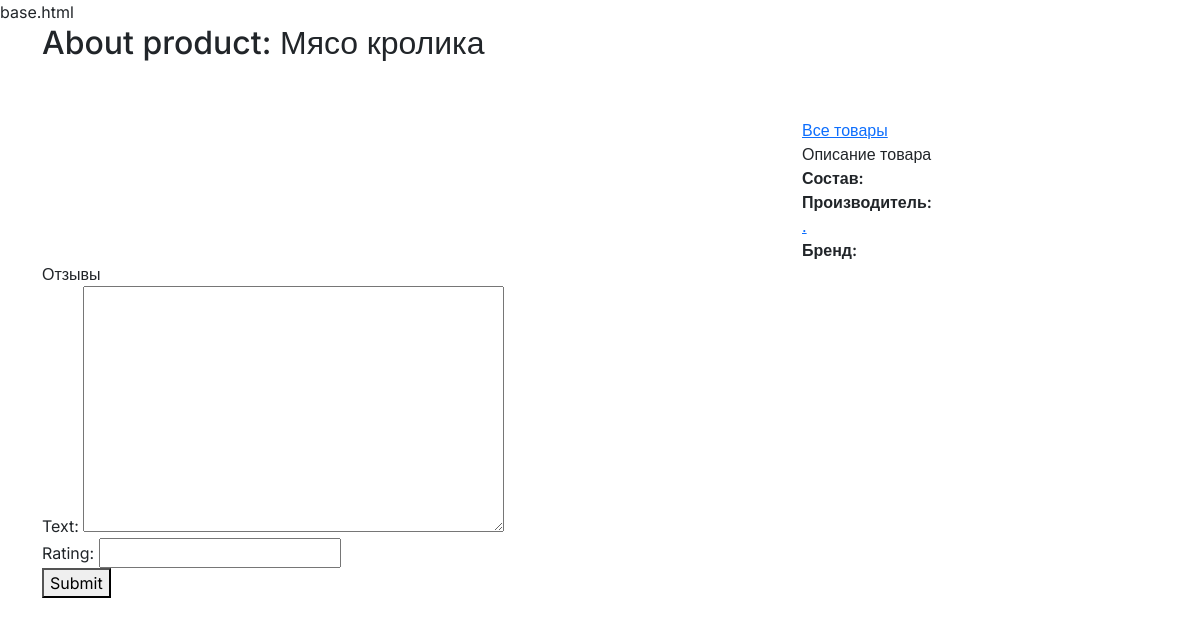
Page /product/about_product/1/ (signed in) on the earlier database version.
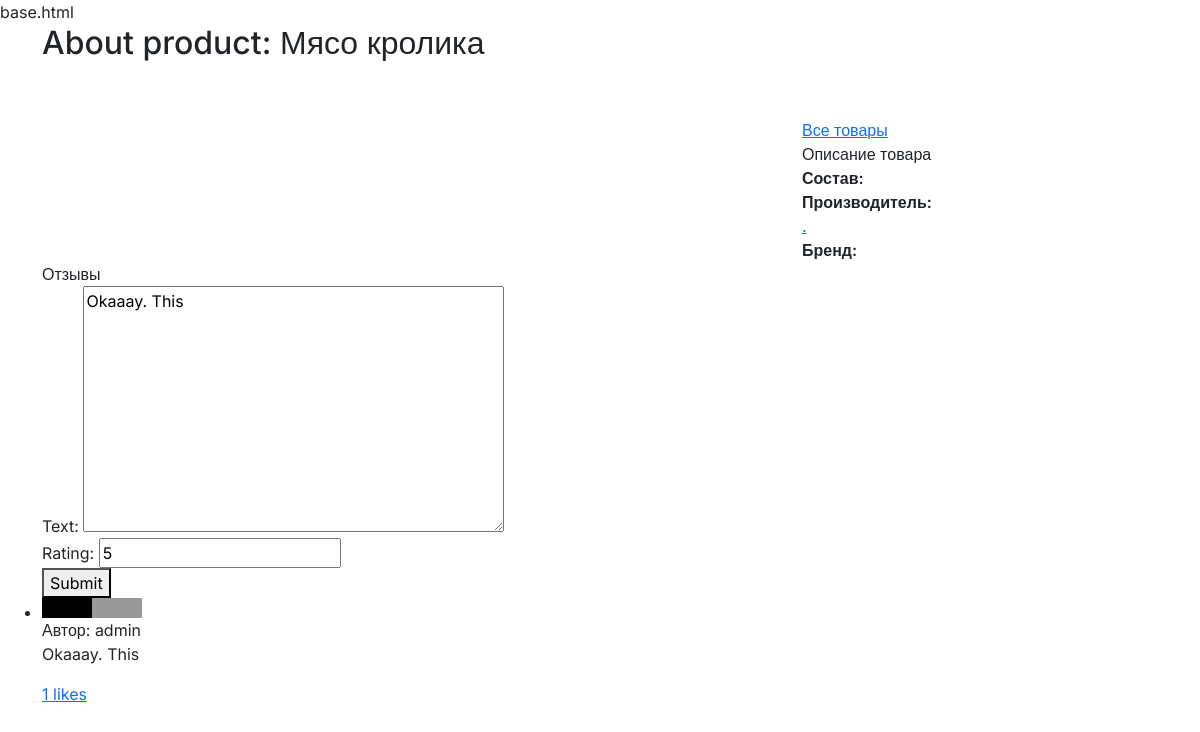
Same page on the later database version.
### product/models.py (models this page shows, shortened)
class ProductReview(models.Model):
    user = models.ForeignKey(User, on_delete=models.CASCADE)
    product = models.ForeignKey(Product, on_delete=models.CASCADE, related_name="reviews")
    text = models.TextField(max_length=1000)
    rating = models.IntegerField()
    class Meta:
        constraints = [
            models.UniqueConstraint(
                fields=["user", "product"], name="product_review__constraint"),
            models.CheckConstraint(
                check=Q(rating__gte=0) & Q(rating__lte=10),
                name="rating_check",
                violation_error_message="Provide rating value between 0 and 10"
            )
        ]

### product/views.py (the view)
# urls.py: path("about_product/<int:product_id>/", views.about_product, name="about_product"),
def about_product(request, product_id):
    product = get_object_or_404(Product, pk=product_id)
    if request.user:
        try:
            product_review = ProductReview.objects.get(
                user=request.user, product=product)
        except ProductReview.DoesNotExist:
            product_review = ProductReview(product=product, user=request.user)
        if request.method == "POST":
            product_review_form = ProductReviewForm(
                data=request.POST, instance=product_review)
            if product_review_form.is_valid():
                product_review_form.save()
        else:
            product_review_form = ProductReviewForm(instance=product_review)
    return render(request, "product/about.html", {"product": product, "product_review_form": product_review_form})

### product/forms.py
class ProductReviewForm(forms.ModelForm):
    class Meta:
        model = ProductReview
        exclude = ["user", "product"]

### product/templates/product/about.html (shortened to what this page needs)
{% extends "base.html" %}
{% block content %}
  <div class="container">
    <h2>About product: {{ product.title }}</h2>
    <div class="row pt-5">
      <div class="col-8">
        <div class="w-100">{% include "product/about__image_gallery.html" with product=product %}</div>
      </div>
      <div class="col-4">
        <a href="{% url "product:index" %}">Все товары</a>
        <div>
          <div>Описание товара</div>
          <div>
            <div class="text-1">Состав:</div>
          </div>
          <div>
            <div class="text-1">Производитель:</div>
            <a href="{% url "product:index" %}?manufacturer={{product.manufacturer.id}}">
              {{ product.manufacturer.title }}. {{ product.manufacturer.country }}
            </a>
          </div>
          <div>
            <div class="text-1">Бренд:</div>
          </div>
        </div>
      </div>
    </div>
    <div class="row">
      <div>Отзывы</div>
      <form action="{{ request.get_full_path|urlencode }}" method="post">
        {{ product_review_form }}
        <button type="submit">Submit</button>
      </form>
      <ul>
        {% for review in product.reviews.all %}
          <li>
            <div style="display: flex;">
              {% with ""|center:10 as range %}
                {% for _ in range %}
                  {% if forloop.counter <= review.rating %}
                    <div style="width: 10px; height: 20px; background-color: #000;"></div>
                  {% else %}
                    <div style="width: 10px; height: 20px; background-color: #999;"></div>
                  {% endif %}
                {% endfor %}
              {% endwith %}
            </div>
            <div>Автор: {{ review.user }}</div>
            <p>{{ review.text }}</p>
            <div>
              <a href="{% url "product:add_like_on_review" review.id %}?next={{ request.get_full_path|urlencode }}">{{ review.likes.count }} likes</a>
            </div>
          </li>
        {% endfor %}
      </ul>
    </div>
  </div>
{% endblock content %}

Differences in the rows shown:
added ProductReview: text "Okaaay. This", rating "5", user "admin", likes.count "1"
